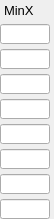
    <widget class="PyDMFrame" name="composite_8">
      <property name="geometry">
        <rect>
          <x>290</x>
          <y>60</y>
          <width>54</width>
          <height>219</height>
        </rect>
      </property>
      <widget class="QLabel" name="text_18">
        <property name="geometry">
          <rect>
            <x>4</x>
            <y>0</y>
            <width>50</width>
            <height>20</height>
          </rect>
        </property>
        <property name="text">
          <string>MinX</string>
        </property>
        <property name="font" stdset="0">
          <font>
            <pointsize>10</pointsize>
          </font>
        </property>
        <property name="brush" stdset="0">
          <brush brushstyle="SolidPattern">
            <color alpha="255">
              <red>0</red>
              <green>0</green>
              <blue>0</blue>
            </color>
          </brush>
        </property>
        <property name="toolTip">
          <string>text_18</string>
        </property>
        <property name="alignment">
          <set>Qt::AlignLeading|Qt::AlignLeft|Qt::AlignVCenter</set>
        </property>
        <property name="styleSheet">
          <string notr="true">QLabel#text_18 {
  color: rgb(0, 0, 0);
  }</string>
        </property>
      </widget>
      <widget class="PyDMLineEdit" name="text_entry_32">
        <property name="geometry">
          <rect>
            <x>0</x>
            <y>24</y>
            <width>50</width>
            <height>20</height>
          </rect>
        </property>
        <property name="channel" stdset="0">
          <string>ca://${prefix}${ROI1}MinX</string>
        </property>
        <property name="toolTip">
          <string>${prefix}${ROI1}MinX</string>
        </property>
        <property name="font" stdset="0">
          <font>
            <pointsize>10</pointsize>
          </font>
        </property>
        <property name="styleSheet">
          <string notr="true">PyDMLineEdit#text_entry_32 {
  color: rgb(0, 0, 0);
  background-color: rgb(115, 223, 255);
  border: 1px solid black;
  margin: 0px;
  padding: 0px;
  spacing: 0px;
  }</string>
        </property>
      </widget>
      <widget class="PyDMLineEdit" name="text_entry_33">
        <property name="geometry">
          <rect>
            <x>0</x>
            <y>49</y>
            <width>50</width>
            <height>20</height>
          </rect>
        </property>
        <property name="channel" stdset="0">
          <string>ca://${prefix}${ROI2}MinX</string>
        </property>
        <property name="toolTip">
          <string>${prefix}${ROI2}MinX</string>
        </property>
        <property name="font" stdset="0">
          <font>
            <pointsize>10</pointsize>
          </font>
        </property>
        <property name="styleSheet">
          <string notr="true">PyDMLineEdit#text_entry_33 {
  color: rgb(0, 0, 0);
  background-color: rgb(115, 223, 255);
  border: 1px solid black;
  margin: 0px;
  padding: 0px;
  spacing: 0px;
  }</string>
        </property>
      </widget>
      <widget class="PyDMLineEdit" name="text_entry_34">
        <property name="geometry">
          <rect>
            <x>0</x>
            <y>74</y>
            <width>50</width>
            <height>20</height>
          </rect>
        </property>
        <property name="channel" stdset="0">
          <string>ca://${prefix}${ROI3}MinX</string>
        </property>
        <property name="toolTip">
          <string>${prefix}${ROI3}MinX</string>
        </property>
        <property name="font" stdset="0">
          <font>
            <pointsize>10</pointsize>
          </font>
        </property>
        <property name="styleSheet">
          <string notr="true">PyDMLineEdit#text_entry_34 {
  color: rgb(0, 0, 0);
  background-color: rgb(115, 223, 255);
  border: 1px solid black;
  margin: 0px;
  padding: 0px;
  spacing: 0px;
  }</string>
        </property>
      </widget>
      <widget class="PyDMLineEdit" name="text_entry_35">
        <property name="geometry">
          <rect>
            <x>0</x>
            <y>99</y>
            <width>50</width>
            <height>20</height>
          </rect>
        </property>
        <property name="channel" stdset="0">
          <string>ca://${prefix}${ROI4}MinX</string>
        </property>
        <property name="toolTip">
          <string>${prefix}${ROI4}MinX</string>
        </property>
        <property name="font" stdset="0">
          <font>
            <pointsize>10</pointsize>
          </font>
        </property>
        <property name="styleSheet">
          <string notr="true">PyDMLineEdit#text_entry_35 {
  color: rgb(0, 0, 0);
  background-color: rgb(115, 223, 255);
  border: 1px solid black;
  margin: 0px;
  padding: 0px;
  spacing: 0px;
  }</string>
        </property>
      </widget>
      <widget class="PyDMLineEdit" name="text_entry_36">
        <property name="geometry">
          <rect>
            <x>0</x>
            <y>124</y>
            <width>50</width>
            <height>20</height>
          </rect>
        </property>
        <property name="channel" stdset="0">
          <string>ca://${prefix}${ROI5}MinX</string>
        </property>
        <property name="toolTip">
          <string>${prefix}${ROI5}MinX</string>
        </property>
        <property name="font" stdset="0">
          <font>
            <pointsize>10</pointsize>
          </font>
        </property>
        <property name="styleSheet">
          <string notr="true">PyDMLineEdit#text_entry_36 {
  color: rgb(0, 0, 0);
  background-color: rgb(115, 223, 255);
  border: 1px solid black;
  margin: 0px;
  padding: 0px;
  spacing: 0px;
  }</string>
        </property>
      </widget>
      <widget class="PyDMLineEdit" name="text_entry_37">
        <property name="geometry">
          <rect>
            <x>0</x>
            <y>149</y>
            <width>50</width>
            <height>20</height>
          </rect>
        </property>
        <property name="channel" stdset="0">
          <string>ca://${prefix}${ROI6}MinX</string>
        </property>
        <property name="toolTip">
          <string>${prefix}${ROI6}MinX</string>
        </property>
        <property name="font" stdset="0">
          <font>
            <pointsize>10</pointsize>
          </font>
        </property>
        <property name="styleSheet">
          <string notr="true">PyDMLineEdit#text_entry_37 {
  color: rgb(0, 0, 0);
  background-color: rgb(115, 223, 255);
  border: 1px solid black;
  margin: 0px;
  padding: 0px;
  spacing: 0px;
  }</string>
        </property>
      </widget>
      <widget class="PyDMLineEdit" name="text_entry_38">
        <property name="geometry">
          <rect>
            <x>0</x>
            <y>174</y>
            <width>50</width>
            <height>20</height>
          </rect>
        </property>
        <property name="channel" stdset="0">
          <string>ca://${prefix}${ROI7}MinX</string>
        </property>
        <property name="toolTip">
          <string>${prefix}${ROI7}MinX</string>
        </property>
        <property name="font" stdset="0">
          <font>
            <pointsize>10</pointsize>
          </font>
        </property>
        <property name="styleSheet">
          <string notr="true">PyDMLineEdit#text_entry_38 {
  color: rgb(0, 0, 0);
  background-color: rgb(115, 223, 255);
  border: 1px solid black;
  margin: 0px;
  padding: 0px;
  spacing: 0px;
  }</string>
        </property>
      </widget>
      <widget class="PyDMLineEdit" name="text_entry_39">
        <property name="geometry">
          <rect>
            <x>0</x>
            <y>199</y>
            <width>50</width>
            <height>20</height>
          </rect>
        </property>
        <property name="channel" stdset="0">
          <string>ca://${prefix}${ROI8}MinX</string>
        </property>
        <property name="toolTip">
          <string>${prefix}${ROI8}MinX</string>
        </property>
        <property name="font" stdset="0">
          <font>
            <pointsize>10</pointsize>
          </font>
        </property>
        <property name="styleSheet">
          <string notr="true">PyDMLineEdit#text_entry_39 {
  color: rgb(0, 0, 0);
  background-color: rgb(115, 223, 255);
  border: 1px solid black;
  margin: 0px;
  padding: 0px;
  spacing: 0px;
  }</string>
        </property>
      </widget>
    </widget>
